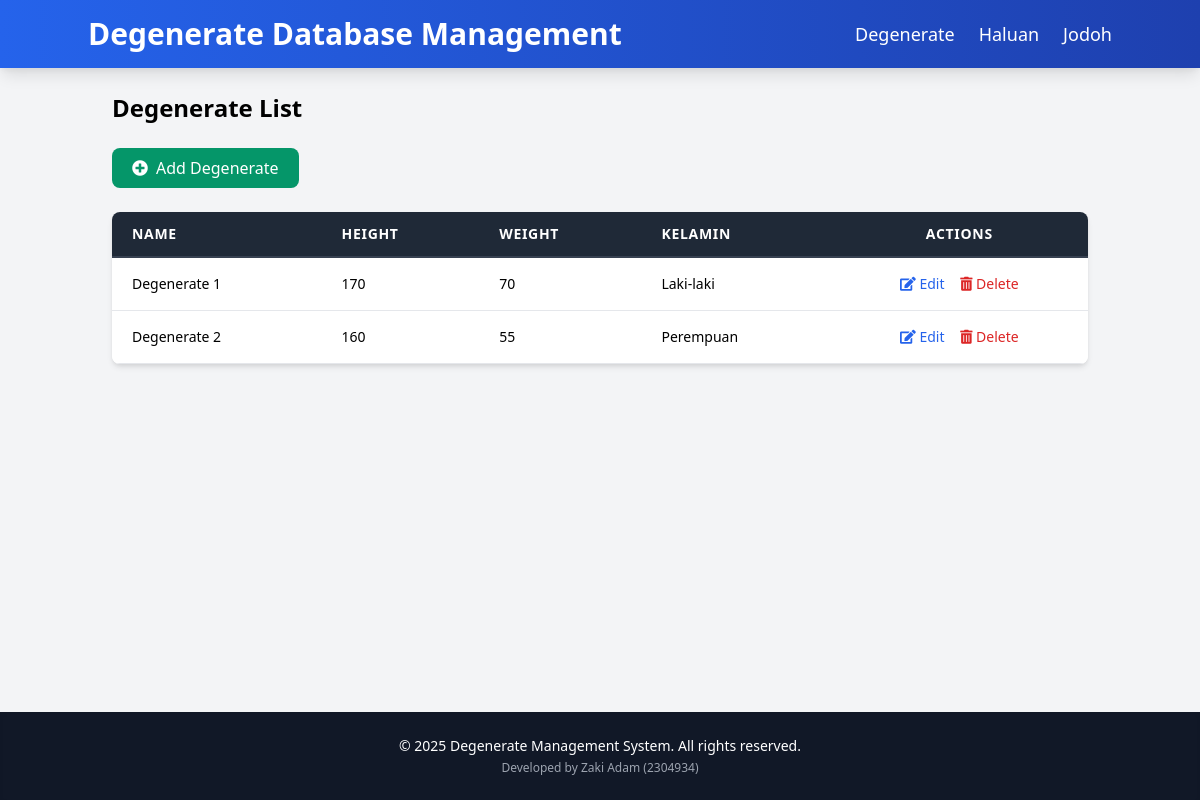
Before: / with the older database file.
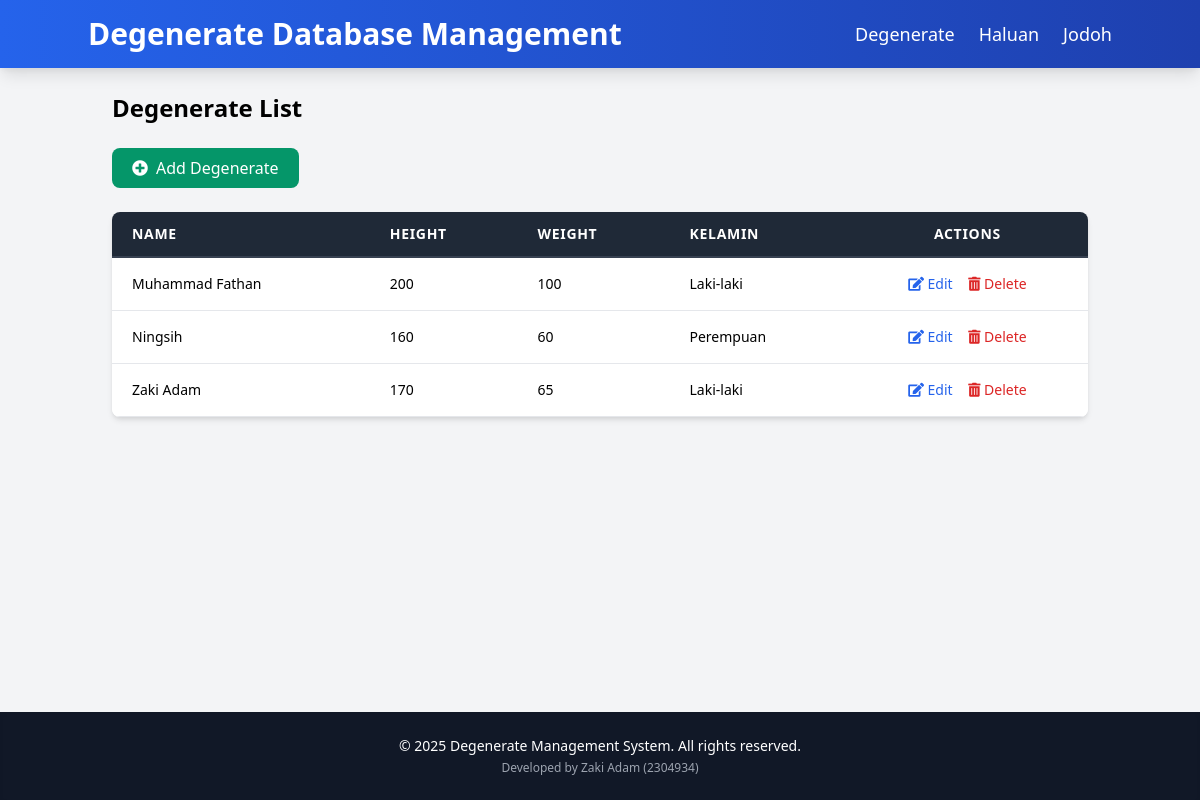
After: the same page with the newer database file.
### tables this page shows
CREATE TABLE `degenerate` (
  `id` int(11) NOT NULL AUTO_INCREMENT,
  `name` varchar(100) NOT NULL,
  `height` int(11) NOT NULL,
  `weight` int(11) NOT NULL,
  `kelamin` enum('Laki-laki','Perempuan') NOT NULL,
  PRIMARY KEY (`id`)
);

### model/Degenerate.php (called while the page is built, shortened)
<?php
require_once 'config/Database.php';
class Dege
{
    private $conn;
    private $table = 'degenerate';
    public function __construct()
    {
        $database = new Database();
        $this->conn = $database->getConnection();
    }
    public function getAll()
    {
        $query = "SELECT * FROM " . $this->table;
        $stmt = $this->conn->prepare($query);
        $stmt->execute();
        return $stmt->fetchAll(PDO::FETCH_ASSOC);
    }
}

### config/Database.php (called while the page is built, shortened)
<?php
class Database
{
    private $host = "localhost";
    private $username = "root";
    private $password = "";
    private $database = "db_jodoh";
    public function getConnection()
    {
        $this->conn = null;
        try {
            $this->conn = new PDO("mysql:host=" . $this->host . ";dbname=" . $this->database, $this->username, $this->password);
            $this->conn->setAttribute(PDO::ATTR_ERRMODE, PDO::ERRMODE_EXCEPTION);
        } catch (PDOException $e) {
            echo "Connection error: " . $e->getMessage();
        }
        return $this->conn;
    }
}

### viewmodel/DegenerateViewModel.php (called while the page is built, shortened)
<?php
require_once 'model/Degenerate.php';
class DegenerateViewModel
{
    private $degenerate;
    public function __construct()
    {
        $this->degenerate = new Dege();
    }
    public function getDegenerateList()
    {
        return $this->degenerate->getAll();
    }
}

### views/degenerate_list.php (the view, shortened to what this page needs)
<?php
require_once 'views/template/header.php';
?>
<h2 class="text-2xl font-semibold mb-6">Degenerate List</h2>
<a href="index.php?entity=degenerate&action=add" class="bg-green-600 hover:bg-green-700 text-white px-5 py-2 rounded-lg mb-6 inline-flex items-center transition duration-300 transform hover:scale-105">
    <i class="fas fa-plus-circle mr-2"></i> Add Degenerate
</a>
<div class="bg-white shadow-md rounded-lg overflow-hidden">
    <table class="min-w-full leading-normal">
        <thead>
            <tr class="bg-gray-800 text-white">
                <th class="px-5 py-3 border-b-2 border-gray-700 text-left text-sm uppercase font-semibold tracking-wider">Name</th>
                <th class="px-5 py-3 border-b-2 border-gray-700 text-left text-sm uppercase font-semibold tracking-wider">Height</th>
                <th class="px-5 py-3 border-b-2 border-gray-700 text-left text-sm uppercase font-semibold tracking-wider">Weight</th>
                <th class="px-5 py-3 border-b-2 border-gray-700 text-left text-sm uppercase font-semibold tracking-wider">Kelamin</th>
                <th class="px-5 py-3 border-b-2 border-gray-700 text-center text-sm uppercase font-semibold tracking-wider">Actions</th>
            </tr>
        </thead>
        <tbody>
            <?php if (!empty($degenerateList)): ?>
                <?php foreach ($degenerateList as $dege): ?>
                    <tr class="hover:bg-gray-50 transition duration-150 ease-in-out">
                        <td class="px-5 py-4 border-b border-gray-200 bg-white text-sm"><?php echo htmlspecialchars($dege['name']); ?></td>
                        <td class="px-5 py-4 border-b border-gray-200 bg-white text-sm"><?php echo htmlspecialchars($dege['height']); ?></td>
                        <td class="px-5 py-4 border-b border-gray-200 bg-white text-sm"><?php echo htmlspecialchars($dege['weight']); ?></td>
                        <td class="px-5 py-4 border-b border-gray-200 bg-white text-sm"><?php echo htmlspecialchars($dege['kelamin']); ?></td>
                        <td class="px-5 py-4 border-b border-gray-200 bg-white text-sm text-center">
                            <a href="index.php?entity=degenerate&action=edit&id=<?php echo $dege['id']; ?>" class="text-blue-600 hover:text-blue-900 mr-3 transition duration-300">
                                <i class="fas fa-edit"></i> Edit
                            </a>
                            <a href="index.php?entity=degenerate&action=delete&id=<?php echo $dege['id']; ?>" class="text-red-600 hover:text-red-900 transition duration-300" onclick="return confirm('Are you sure you want to delete this record?');">
                                <i class="fas fa-trash-alt"></i> Delete
                            </a>
                        </td>
                    </tr>
                <?php endforeach; ?>
            <?php else: ?>
                <tr>
                    <td colspan="5" class="px-5 py-4 border-b border-gray-200 bg-white text-sm text-center">No records found.</td>
                </tr>
            <?php endif; ?>
        </tbody>
    </table>
</div>
<?php
require_once 'views/template/footer.php';
?>

### index.php (shortened to what this page needs)
<?php
require_once 'viewmodel/DegenerateViewModel.php';
$entity = isset($_GET['entity']) ? $_GET['entity'] : 'degenerate';
$action = isset($_GET['action']) ? $_GET['action'] : 'list';
if ($entity == 'degenerate') {
    $viewModel = new DegenerateViewModel();
    if ($action == 'list') {
        $degenerateList = $viewModel->getDegenerateList();
        require_once 'views/degenerate_list.php';
    } elseif ($action == 'add') {
        require_once 'views/degenerate_form.php';
    } elseif ($action == 'edit') {
        $degenerate = $viewModel->getDegenerateById($_GET['id']);
        require_once 'views/degenerate_form.php';
    } elseif ($action == 'save') {
        $viewModel->addDegenerate($_POST['name'], $_POST['height'], $_POST['weight'], $_POST['kelamin']);
        header('Location: index.php?entity=degenerate&message_type=success&message_text=' . urlencode('Degenerate added successfully!'));
        exit();
    } elseif ($action == 'update') {
        $viewModel->updateDegenerate($_GET['id'], $_POST['name'], $_POST['height'], $_POST['weight'], $_POST['kelamin']);
        header('Location: index.php?entity=degenerate&message_type=success&message_text=' . urlencode('Degenerate updated successfully!'));
        exit();
    }
} else if ($entity == 'haluan') {
    $viewModel = new HaluanViewModel();
    if ($action == 'list') {
        $haluanList = $viewModel->getHaluanList();
        require_once 'views/haluan_list.php';
    } elseif ($action == 'add') {
        require_once 'views/haluan_form.php';
    } elseif ($action == 'edit') {
        $haluan = $viewModel->getHaluanById($_GET['id']);
        require_once 'views/haluan_form.php';
    } elseif ($action == 'save') {
        $viewModel->addHaluan($_POST['name'], $_POST['asal'], $_POST['kelamin'], $_POST['stereotipe']);
        header('Location: index.php?entity=haluan&message_type=success&message_text=' . urlencode('Haluan added successfully!'));
        exit();
    } elseif ($action == 'update') {
        $viewModel->updateHaluan($_GET['id'], $_POST['name'], $_POST['asal'], $_POST['kelamin'], $_POST['stereotipe']);
        header('Location: index.php?entity=haluan&message_type=success&message_text=' . urlencode('Haluan updated successfully!'));
        exit();
    } elseif ($action == 'delete') {
        $result = $viewModel->deleteHaluan($_GET['id']);
        if ($result === true) {
            header('Location: index.php?entity=haluan&message_type=success&message_text=' . urlencode('Haluan deleted successfully!'));
        } else {
            header('Location: index.php?entity=haluan&message_type=error&message_text=' . urlencode($result));
        }
        exit();
    }
} else if ($entity == 'jodoh') {
    $viewModel = new JodohViewModel();
    if ($action == 'list') {
        $jodohList = $viewModel->getJodohList();
        require_once 'views/jodoh_list.php';
    } elseif ($action == 'add') {
        $degenerates = $viewModel->getDegenerates();
        $haluans = $viewModel->getHaluans();
        require_once 'views/jodoh_form.php';
    } elseif ($action == 'edit') {
        $jodoh = $viewModel->getJodohById($_GET['id']);
        $degenerates = $viewModel->getDegenerates();
        $haluans = $viewModel->getHaluans();
        require_once 'views/jodoh_form.php';
    } elseif ($action == 'save') {
        $viewModel->addJodoh($_POST['degenerate_id'], $_POST['haluan_id']);
        header('Location: index.php?entity=jodoh&message_type=success&message_text=' . urlencode('Jodoh added successfully!'));
        exit();
    } elseif ($action == 'update') {
        $viewModel->updateJodoh($_GET['id'], $_POST['degenerate_id'], $_POST['haluan_id']);
        header('Location: index.php?entity=jodoh&message_type=success&message_text=' . urlencode('Jodoh updated successfully!'));
        exit();
    } elseif ($action == 'delete') {
        $viewModel->deleteJodoh($_GET['id']);
        header('Location: index.php?entity=jodoh&message_type=success&message_text=' . urlencode('Jodoh deleted successfully!'));
        exit();
    }
}

### views/template/header.php (shortened to what this page needs)
<!DOCTYPE html>
<html>
<head>
    <link href="https://cdn.jsdelivr.net/npm/tailwindcss@^2.0/dist/tailwind.min.css" rel="stylesheet">
    <link rel="stylesheet" href="https://cdnjs.cloudflare.com/ajax/libs/font-awesome/5.15.3/css/all.min.css">
</head>
<body class="bg-gray-100 min-h-screen flex flex-col">
    <nav class="bg-gradient-to-r from-blue-600 to-blue-800 p-4 text-white shadow-lg">
        <div class="container mx-auto flex justify-between items-center">
            <h1 class="text-3xl font-bold">
                <a href="index.php" class="hover:text-blue-200 transition duration-300">Degenerate Database Management</a>
            </h1>
            <ul class="flex space-x-6 text-lg">
                <li><a href="index.php?entity=degenerate" class="hover:text-blue-200 hover:underline transition duration-300">Degenerate</a></li>
                <li><a href="index.php?entity=haluan" class="hover:text-blue-200 hover:underline transition duration-300">Haluan</a></li>
                <li><a href="index.php?entity=jodoh" class="hover:text-blue-200 hover:underline transition duration-300">Jodoh</a></li>
            </ul>
        </div>
    </nav>
    <div class="container mx-auto p-6 flex-grow">

### views/template/footer.php
</div>
<footer class="bg-gray-900 text-white p-6 text-center mt-8 shadow-inner">
    <p class="text-sm">&copy; <?php echo date('Y'); ?> Degenerate Management System. All rights reserved.</p>
    <p class="text-xs text-gray-400 mt-1">Developed by Zaki Adam (2304934)</p>
</footer>
</body>
</html>

Changed rows visible on the page:
removed degenerate: name "Degenerate 1", height "170", weight "70", kelamin "Laki-laki"
removed degenerate: name "Degenerate 2", height "160", weight "55", kelamin "Perempuan"
added degenerate: name "Muhammad Fathan", height "200", weight "100", kelamin "Laki-laki"
added degenerate: name "Ningsih", height "160", weight "60", kelamin "Perempuan"
added degenerate: name "Zaki Adam", height "170", weight "65", kelamin "Laki-laki"
